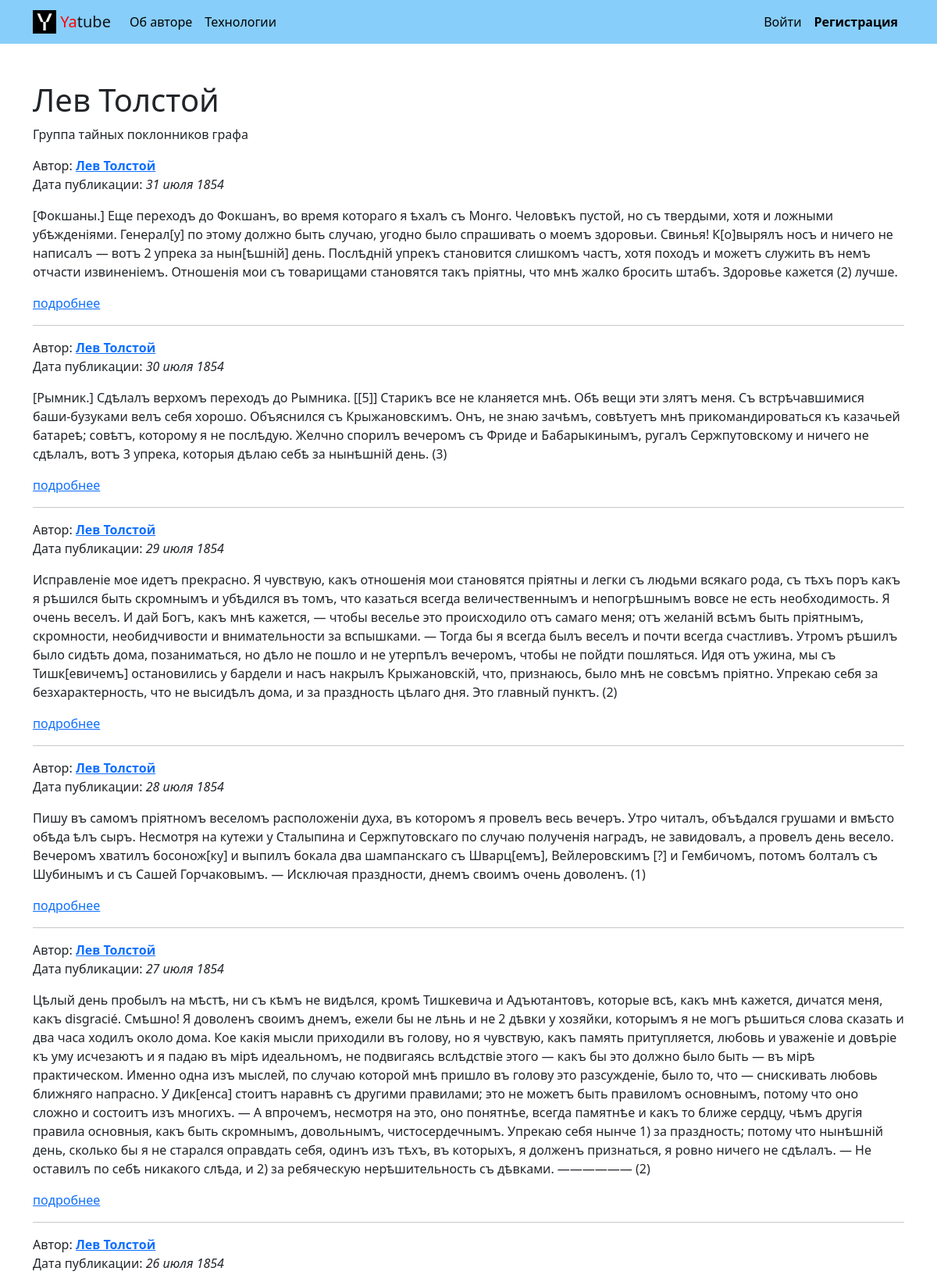
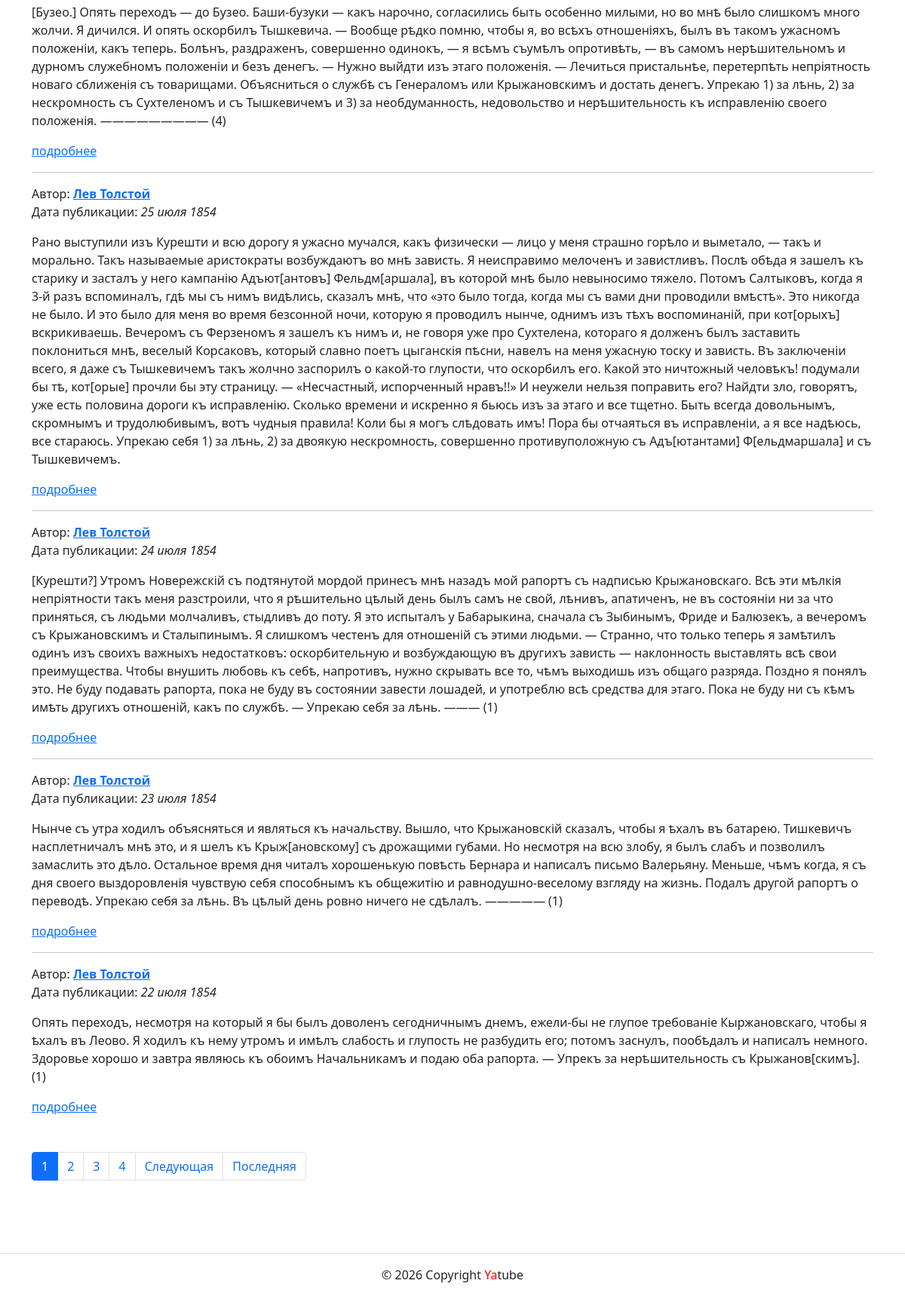
The app's page /group/leo-tolstoy/ with its own data (2 pictures, top to bottom).
### posts/models.py (models this page shows, shortened)
class Group(models.Model):
    title = models.CharField(max_length=200)  # Название группы
    slug = models.SlugField(unique=True)      # Уникальный адрес для URL
    description = models.TextField()           # Описание группы

class Post(models.Model):
    text = models.TextField()
    pub_date = models.DateTimeField(auto_now_add=True)
    author = models.ForeignKey(
        User,
        on_delete=models.CASCADE,
        related_name='posts'
    )
    group = models.ForeignKey(
        'Group',
        on_delete=models.CASCADE,
        blank=True,  # Может быть пустым в формах
        null=True,   # Может быть NULL в базе данных
        related_name='posts'  # Позволит из группы получать все посты группы
    )

### posts/views.py (the view)
# urls.py: path('group/<slug:slug>/', views.group_posts, name='group_list'),
def group_posts(request, slug):
    group = get_object_or_404(Group, slug=slug)
    post_list = Post.objects.filter(group=group).order_by('-pub_date')
    paginator = Paginator(post_list, 10)
    page_number = request.GET.get('page')
    page_obj = paginator.get_page(page_number)
    context = {
        'group': group,
        'page_obj': page_obj,
    }
    return render(request, 'posts/group_list.html', context)

### core/context_processors/year.py (called while the page is built)
def year(request):
    return {
        'year': datetime.now().year
    }

### templates/posts/group_list.html (shortened to what this page needs)
{% extends 'base.html' %}
{% block content %}
  <h1>{{ group.title }}</h1>
  <p>{{ group.description }}</p>
  {% for post in page_obj %}
    <article class="mb-3">
      <ul class="list-unstyled">
        <li>
          Автор: <a href="{% url 'posts:profile' post.author.username %}"><strong>{{ post.author.get_full_name }}</strong></a>
        </li>
        <li>
          Дата публикации: <em>{{ post.pub_date|date:"d E Y" }}</em>
        </li>
      </ul>
      <p>{{ post.text }}</p>
      <a href="{% url 'posts:post_detail' post.id %}">подробнее</a>
    </article>
    {% if not forloop.last %}<hr>{% endif %}
  {% empty %}
    <p>В этой группе пока нет постов.</p>
  {% endfor %}
  {% include 'posts/includes/paginator.html' %}
{% endblock %}

### records on screen
Group: title "Лев Толстой", description "Группа тайных поклонников графа"
Post: author.get_full_name "Лев Толстой", pub_date "31 июля 1854", text "[Фокшаны.] Еще переходъ до Фокшанъ, во время котораго я ѣхалъ съ Монго. Человѣкъ пустой, но съ твердыми, хотя и ложными убѣжденіями. Генерал[у] по этому должно быть случаю, угодно было спрашивать о моемъ здоровьи. Свинья! К[о]вырялъ носъ и ничего не написалъ — вотъ 2 упрека за нын[ѣшній] день. Послѣдній упрекъ становится слишкомъ частъ, хотя походъ и можетъ служить въ немъ отчасти извиненіемъ. Отношенія мои съ товарищами становятся такъ пріятны, что мнѣ жалко бросить штабъ. Здоровье кажется (2) лучше."
Post: author.get_full_name "Лев Толстой", pub_date "30 июля 1854", text "[Рымник.] Сдѣлалъ верхомъ переходъ до Рымника. [[5]] Старикъ все не кланяется мнѣ. Обѣ вещи эти злятъ меня. Съ встрѣчавшимися баши-бузуками велъ себя хорошо. Объяснился съ Крыжановскимъ. Онъ, не знаю зачѣмъ, совѣтуетъ мнѣ прикомандироваться къ казачьей батареѣ; совѣтъ, которому я не послѣдую. Желчно спорилъ вечеромъ съ Фриде и Бабарыкинымъ, ругалъ Сержпутовскому и ничего не сдѣлалъ, вотъ 3 упрека, которыя дѣлаю себѣ за нынѣшній день. (3)"
Post: author.get_full_name "Лев Толстой", pub_date "29 июля 1854", text "Исправленіе мое идетъ прекрасно. Я чувствую, какъ отношенія мои становятся пріятны и легки съ людьми всякаго рода, съ тѣхъ поръ какъ я рѣшился быть скромнымъ и убѣдился въ томъ, что казаться всегда величественнымъ и непогрѣшнымъ вовсе не есть необходимость. Я очень веселъ. И дай Богъ, какъ мнѣ кажется, — чтобы веселье это происходило отъ самаго меня; отъ желаній всѣмъ быть пріятнымъ, скромности, необидчивости и внимательности за вспышками. — Тогда бы я всегда былъ веселъ и почти всегда счастливъ. Утромъ рѣшилъ было сидѣть дома, позаниматься, но дѣло не пошло и не утерпѣлъ вечеромъ, чтобы не пойдти пошляться. Идя отъ ужина, мы съ Тишк[евичемъ] остановились у бардели и насъ накрылъ…"
Post: author.get_full_name "Лев Толстой", pub_date "28 июля 1854", text "Пишу въ самомъ пріятномъ веселомъ расположеніи духа, въ которомъ я провелъ весь вечеръ. Утро читалъ, объѣдался грушами и вмѣсто обѣда ѣлъ сыръ. Несмотря на кутежи у Сталыпина и Сержпутовскаго по случаю полученія наградъ, не завидовалъ, а провелъ день весело. Вечеромъ хватилъ босонож[ку] и выпилъ бокала два шампанскаго съ Шварц[емъ], Вейлеровскимъ [?] и Гембичомъ, потомъ болталъ съ Шубинымъ и съ Сашей Горчаковымъ. — Исключая праздности, днемъ своимъ очень доволенъ. (1)"
Post: author.get_full_name "Лев Толстой", pub_date "27 июля 1854", text "Цѣлый день пробылъ на мѣстѣ, ни съ кѣмъ не видѣлся, кромѣ Тишкевича и Адъютантовъ, которые всѣ, какъ мнѣ кажется, дичатся меня, какъ disgracié. Смѣшно! Я доволенъ своимъ днемъ, ежели бы не лѣнь и не 2 дѣвки у хозяйки, которымъ я не могъ рѣшиться слова сказать и два часа ходилъ около дома. Кое какія мысли приходили въ голову, но я чувствую, какъ память притупляется, любовь и уваженіе и довѣріе къ уму исчезаютъ и я падаю въ мірѣ идеальномъ, не подвигаясь вслѣдствіе этого — какъ бы это должно было быть — въ мірѣ практическом. Именно одна изъ мыслей, по случаю которой мнѣ пришло въ голову это разсужденіе, было то, что — снискивать любовь ближняго напрасно. У Дик[енса] стоитъ наравнѣ съ другими…"
Post: author.get_full_name "Лев Толстой", pub_date "26 июля 1854", text "[Бузео.] Опять переходъ — до Бузео. Баши-бузуки — какъ нарочно, согласились быть особенно милыми, но во мнѣ было слишкомъ много жолчи. Я дичился. И опять оскорбилъ Тышкевича. — Вообще рѣдко помню, чтобы я, во всѣхъ отношеніяхъ, былъ въ такомъ ужасномъ положеніи, какъ теперь. Болѣнъ, раздраженъ, совершенно одинокъ, — я всѣмъ съумѣлъ опротивѣть, — въ самомъ нерѣшительномъ и дурномъ служебномъ положеніи и безъ денегъ. — Нужно выйдти изъ этаго положенія. — Лечиться пристальнѣе, перетерпѣть непріятность новаго сближенія съ товарищами. Объясниться о службѣ съ Генераломъ или Крыжановскимъ и достать денегъ. Упрекаю 1) за лѣнь, 2) за нескромность съ Сухтеленомъ и съ Тышкевичемъ и 3) за…"
Post: author.get_full_name "Лев Толстой", pub_date "25 июля 1854", text "Рано выступили изъ Курешти и всю дорогу я ужасно мучался, какъ физически — лицо у меня страшно горѣло и выметало, — такъ и морально. Такъ называемые аристократы возбуждаютъ во мнѣ зависть. Я неисправимо мелоченъ и завистливъ. Послѣ обѣда я зашелъ къ старику и засталъ у него кампанію Адъют[антовъ] Фельдм[аршала], въ которой мнѣ было невыносимо тяжело. Потомъ Салтыковъ, когда я 3-й разъ вспоминалъ, гдѣ мы съ нимъ видѣлись, сказалъ мнѣ, что «это было тогда, когда мы съ вами дни проводили вмѣстѣ». Это никогда не было. И это было для меня во время безсонной ночи, которую я проводилъ нынче, однимъ изъ тѣхъ воспоминаній, при кот[орыхъ] вскрикиваешь. Вечеромъ съ Ферзеномъ я зашелъ къ нимъ и, не…"
Post: author.get_full_name "Лев Толстой", pub_date "24 июля 1854", text "[Курешти?] Утромъ Новережскій съ подтянутой мордой принесъ мнѣ назадъ мой рапортъ съ надписью Крыжановскаго. Всѣ эти мѣлкія непріятности такъ меня разстроили, что я рѣшительно цѣлый день былъ самъ не свой, лѣнивъ, апатиченъ, не въ состояніи ни за что приняться, съ людьми молчаливъ, стыдливъ до поту. Я это испыталъ у Бабарыкина, сначала съ Зыбинымъ, Фриде и Балюзекъ, а вечеромъ съ Крыжановскимъ и Сталыпинымъ. Я слишкомъ честенъ для отношеній съ этими людьми. — Странно, что только теперь я замѣтилъ одинъ изъ своихъ важныхъ недостатковъ: оскорбительную и возбуждающую въ другихъ зависть — наклонность выставлять всѣ свои преимущества. Чтобы внушить любовь къ себѣ, напротивъ, нужно скрывать все…"
Post: author.get_full_name "Лев Толстой", pub_date "23 июля 1854", text "Нынче съ утра ходилъ объясняться и являться къ начальству. Вышло, что Крыжановскій сказалъ, чтобы я ѣхалъ въ батарею. Тишкевичъ насплетничалъ мнѣ это, и я шелъ къ Крыж[ановскому] съ дрожащими губами. Но несмотря на всю злобу, я былъ слабъ и позволилъ замаслить это дѣло. Остальное время дня читалъ хорошенькую повѣсть Бернара и написалъ письмо Валерьяну. Меньше, чѣмъ когда, я съ дня своего выздоровленія чувствую себя способнымъ къ общежитію и равнодушно-веселому взгляду на жизнь. Подалъ другой рапортъ о переводѣ. Упрекаю себя за лѣнь. Въ цѣлый день ровно ничего не сдѣлалъ. ————— (1)"
Post: author.get_full_name "Лев Толстой", pub_date "22 июля 1854", text "Опять переходъ, несмотря на который я бы былъ доволенъ сегодничнымъ днемъ, ежели-бы не глупое требованіе Кыржановскаго, чтобы я ѣхалъ въ Леово. Я ходилъ къ нему утромъ и имѣлъ слабость и глупость не разбудить его; потомъ заснулъ, пообѣдалъ и написалъ немного. Здоровье хорошо и завтра являюсь къ обоимъ Начальникамъ и подаю оба рапорта. — Упрекъ за нерѣшительность съ Крыжанов[скимъ]. (1)"

### other values on screen
{{ i }} "1"
{{ i }} "2" "3" "4"
